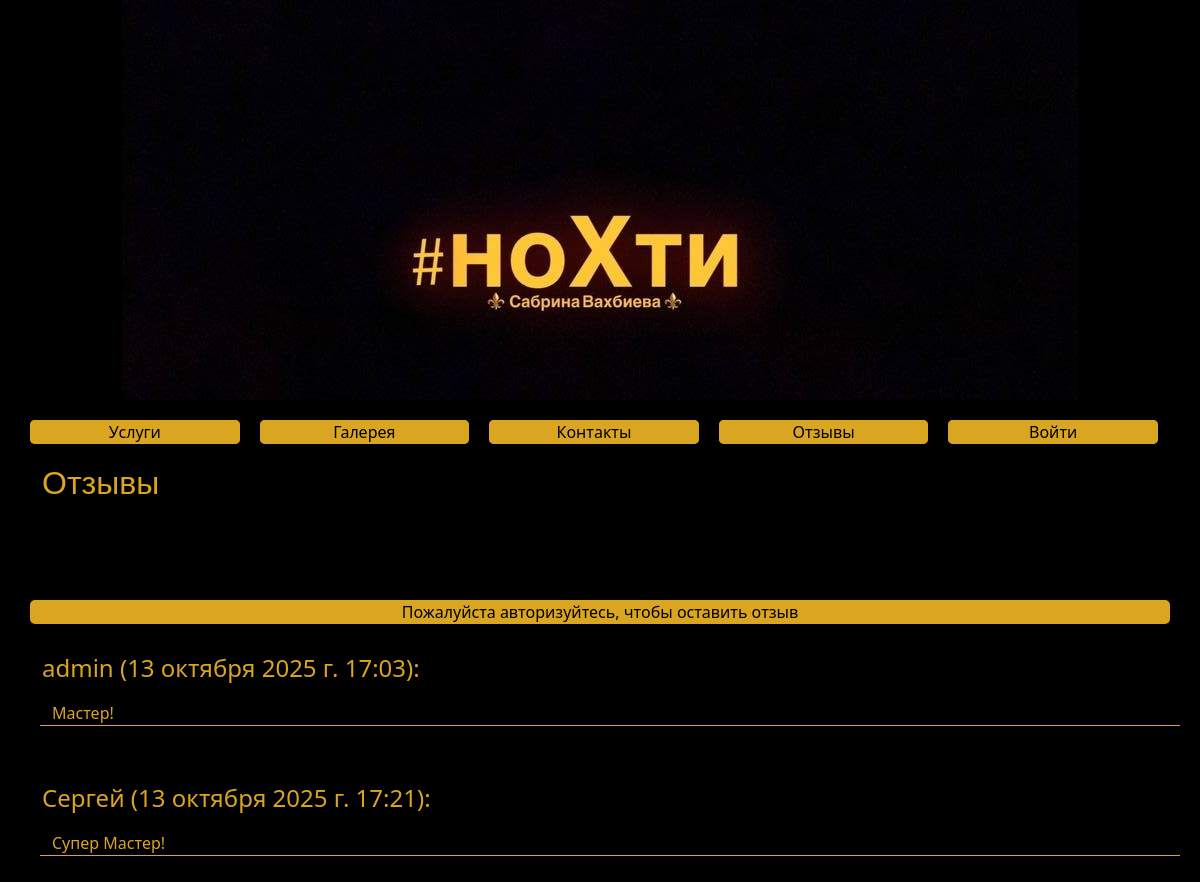
The app's page /review/, older data.
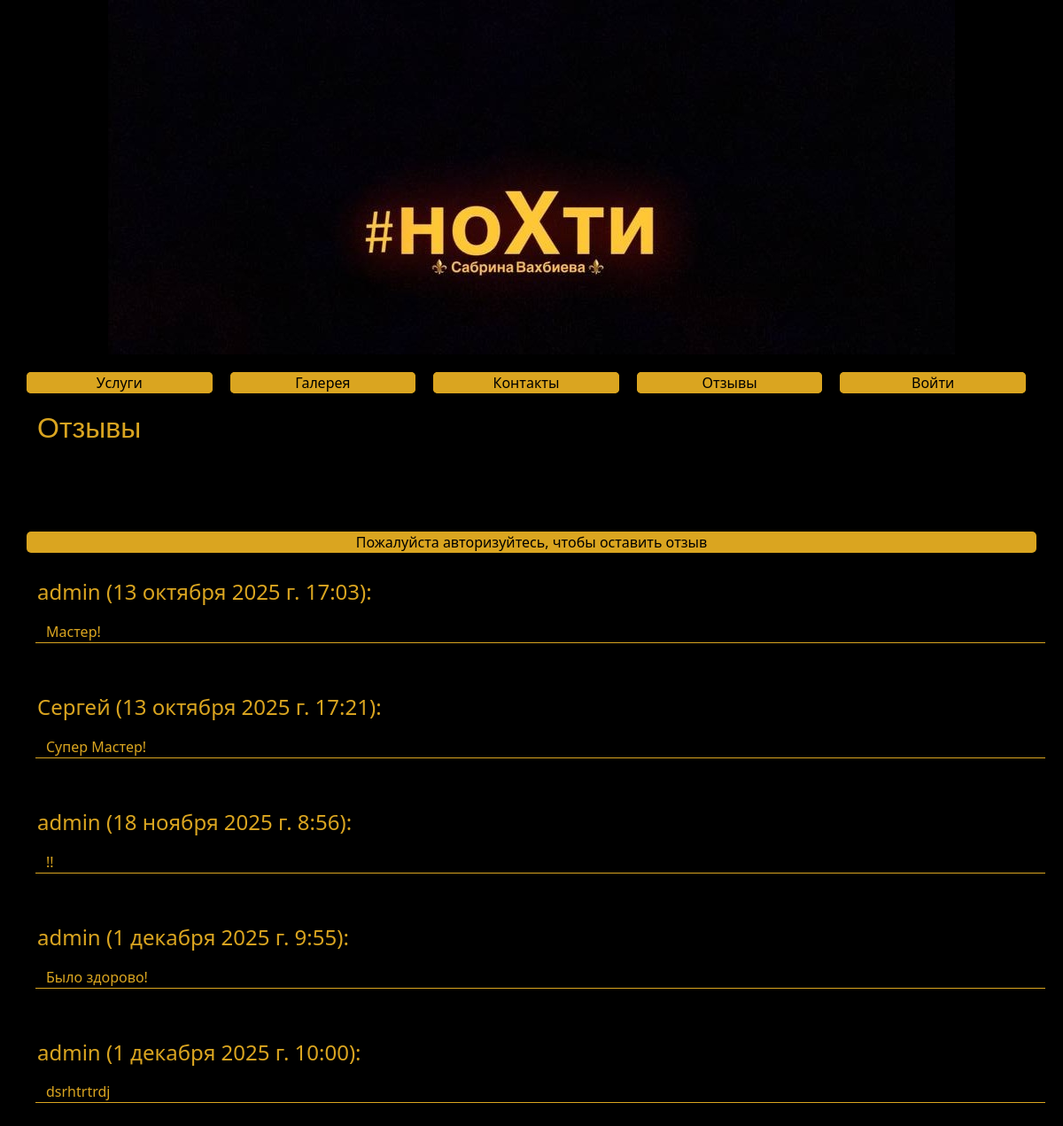
The same page, newer data.
### nailsite/models.py (models this page shows)
class Review(models.Model):
    owner = models.ForeignKey(User, on_delete=models.DO_NOTHING)
    body = models.TextField(null=True, blank=True)
    created = models.DateTimeField(auto_now_add=True)
    class Meta:
        verbose_name = "отзыв"
        verbose_name_plural = "отзывы"

### nailsite/views.py (the view)
# urls.py: path('review/', views.review_user, name='review'),
def review_user(request):
    reviews = Review.objects.all()
    form = ReviewForm()
    if request.method == "POST":
        form = ReviewForm(request.POST)
        review = form.save(commit=False)
        review.owner = request.user
        review.save()
        return redirect('review')
    context = {
        'form': form,
        'reviews': reviews
    }
    paginator = Paginator(reviews, 12)
    page_number = request.GET.get('page')
    page_obj = paginator.get_page(page_number)
    context.update({'reviews': page_obj})
    return render(request, 'nailsite/review.html', context)

### nailsite/templates/nailsite/review.html (shortened to what this page needs)
{% extends 'nailsite/base.html' %}
{% block content %}
<section>
<div class="container">
    <div class="row justify-content-center gy-5">
        <h2>Отзывы</h2>
        {% if request.user.is_authenticated %}
        <form class="bottom" action="{% url 'review' %}" method="post">
            {% csrf_token %}
            {% for field in form %}
            <label for="exampleFormControlTextarea1" class="form-label color">
                {{ field.label }}:
                {{ field }}
            </label>
            {% endfor %}
            <input type="submit" class="nav-a btn-a" style="width: 350px; margin: 10px;" value="Оставить отзыв">
        </form>
        {% else %}
        <a class="nav-a" href="{% url 'loginuser' %}" style="margin-bottom: 30px; text-align: center;">Пожалуйста авторизуйтесь, чтобы оставить отзыв</a>
        {% endif %}
    </div>
</div>
</section>
<section>
    <div class="container">
        <div class="row gy-5">
            {% for rev in reviews  %}
                <h4 class="color">{{rev.owner.first_name}} ({{ rev.created }}):</h4>
                <p class="color bottom">{{ rev.body|linebreaksbr }}</p>
            {% endfor %}
        </div>
    </div>
</section>
{% endblock %}

Row changes from the older to the newer data that the page shows:
added Review: owner.first_name "admin", created "18 ноября 2025 г. 8:56", body "!!"
added Review: owner.first_name "admin", created "1 декабря 2025 г. 9:55", body "Было здорово!"
added Review: owner.first_name "admin", created "1 декабря 2025 г. 10:00", body "dsrhtrtrdj"
